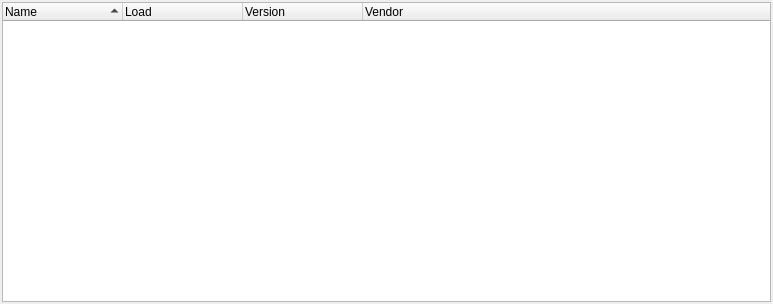
<?xml version="1.0" encoding="UTF-8"?>
<ui version="4.0">
 <class>ExtensionSystem::Internal::PluginView</class>
 <widget class="QWidget" name="ExtensionSystem::Internal::PluginView">
  <property name="geometry">
   <rect>
    <x>0</x>
    <y>0</y>
    <width>773</width>
    <height>304</height>
   </rect>
  </property>
  <layout class="QGridLayout" name="gridLayout">
   <property name="margin">
    <number>2</number>
   </property>
   <item row="1" column="0">
    <widget class="QTreeWidget" name="categoryWidget">
     <property name="alternatingRowColors">
      <bool>true</bool>
     </property>
     <property name="indentation">
      <number>20</number>
     </property>
     <property name="rootIsDecorated">
      <bool>true</bool>
     </property>
     <property name="uniformRowHeights">
      <bool>false</bool>
     </property>
     <property name="itemsExpandable">
      <bool>true</bool>
     </property>
     <property name="sortingEnabled">
      <bool>true</bool>
     </property>
     <property name="columnCount">
      <number>4</number>
     </property>
     <attribute name="headerDefaultSectionSize">
      <number>120</number>
     </attribute>
     <attribute name="headerHighlightSections">
      <bool>false</bool>
     </attribute>
     <attribute name="headerMinimumSectionSize">
      <number>35</number>
     </attribute>
     <attribute name="headerDefaultSectionSize">
      <number>120</number>
     </attribute>
     <attribute name="headerMinimumSectionSize">
      <number>35</number>
     </attribute>
     <attribute name="headerHighlightSections">
      <bool>false</bool>
     </attribute>
     <column>
      <property name="text">
       <string>Name</string>
      </property>
     </column>
     <column>
      <property name="text">
       <string>Load</string>
      </property>
     </column>
     <column>
      <property name="text">
       <string>Version</string>
      </property>
     </column>
     <column>
      <property name="text">
       <string>Vendor</string>
      </property>
     </column>
    </widget>
   </item>
  </layout>
 </widget>
 <resources/>
 <connections/>
</ui>
